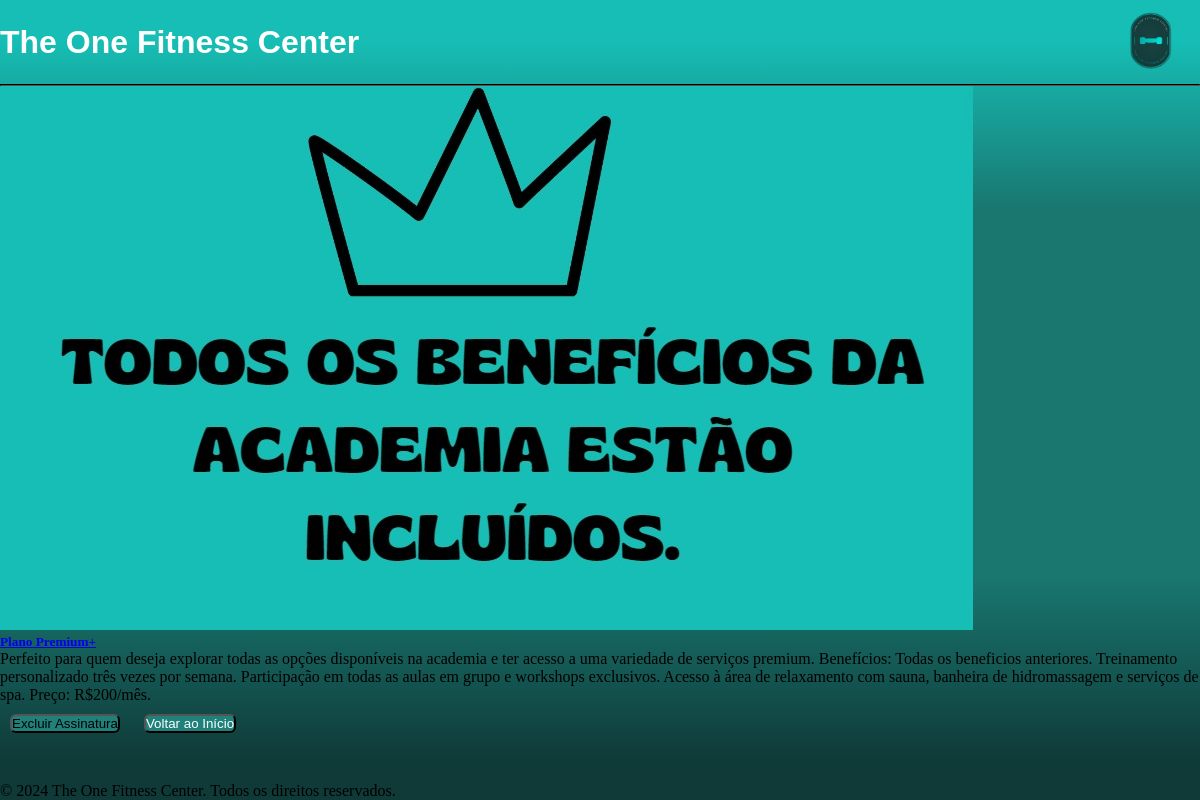
The app's page /info/3 with its own data.
### TheOneFitnessCenter/models.py (models this page shows, shortened)
class Assinatura(models.Model):
    nome = models.CharField(max_length=100, null=False, blank=False)
    descricao = models.TextField(null=False, blank=False)
    foto = models.ImageField(upload_to = 'fotos/%Y/%m/%d/')
    data = models.DateTimeField(default=datetime.now(), blank=False,)

### TheOneFitnessCenter/views.py (the view)
# urls.py: path('info/<int:id>', info, name='info'),
def info(request, id):
    assinatura = Assinatura.objects.get(id = id)
    return render(request, 'info.html', {'dados':assinatura})

### Templates/info.html (shortened to what this page needs)
{% load static %}
<!DOCTYPE html>
<html lang="pt-br">
<head>
  <link rel="stylesheet" href="{% static 'style3.css' %}">
</head>
<body>
    <header>
        <h1 class="titulo">The One Fitness Center</h1>
        <a href="{% url 'index' %}#pg-inicio"><img class="logo" src="{% static 'logo-removebg-preview.png' %}" alt="Logo"></a>
    </header>
    <hr/>
    <main class="info">
      <form action="{% url 'info_delete' dados.id %}" method="POST">
        <div class="row row-cols-1 row-cols-md-3 g-4 cards">
          {% if dados %}
          <div class="col">
            <div class="card">
              <img src="{{dados.foto.url}}" class="card-img-top" alt="..." />
              <div class="card-body">
                <a href="#"><h5 class="card-title">{{dados.nome}}</h5></a>
                <p class="card-text">
                  {{dados.descricao}}
                </p>
              </div>
            </div>
          </div>
          {% endif %}
          <section>
            <button class="btn btn-primary" type="submit">Excluir Assinatura</button>
            <button class="btn btn-primary" type="submit"><a href="{% url 'index' %}"> Voltar ao Início </a></button>
          </section>
      </div>
      </form>
    </main>
    <footer>
        <p>&copy; 2024 The One Fitness Center. Todos os direitos reservados.</p>
    </footer>
</body>
</html>

### Core/static/style3.css (style rules this page uses)
* { padding: 0; margin: 0; box-sizing: border-box; }
body { background: linear-gradient(0deg,#0F3A38 5%, #197770 28%, #197770 48%, #197770 74%, #16BEB5 95%); height: 100vh; width: 100%; }
header { display: flex; justify-content: space-between; font-family: 'Poppins', sans-serif; align-items: center; color: #ffffff; width: 100%; }
hr { border-color:rgb(0, 0, 0); width:100%; }
footer { position: fixed; bottom: 0; left: 0; width: 100vw; }
.logo { height: 80px; width: 100px; }
.titulo { padding-right: 10px; }
.btn { background-color: #20817B; text-decoration: none; border-radius: 6px; border-width: 2px; margin: 10px; }
.btn a { text-decoration: none; color: white; }

### records on screen
Assinatura: foto (picture), nome "Plano Premium+", descricao "Perfeito para quem deseja explorar todas as opções disponíveis na academia e ter acesso a uma variedade de serviços premium. Benefícios: Todas os beneficios anteriores. Treinamento personalizado três vezes por semana. Participação em todas as aulas em grupo e workshops exclusivos. Acesso à área de relaxamento com sauna, banheira de hidromassagem e serviços de spa. Preço: R$200/mês."
